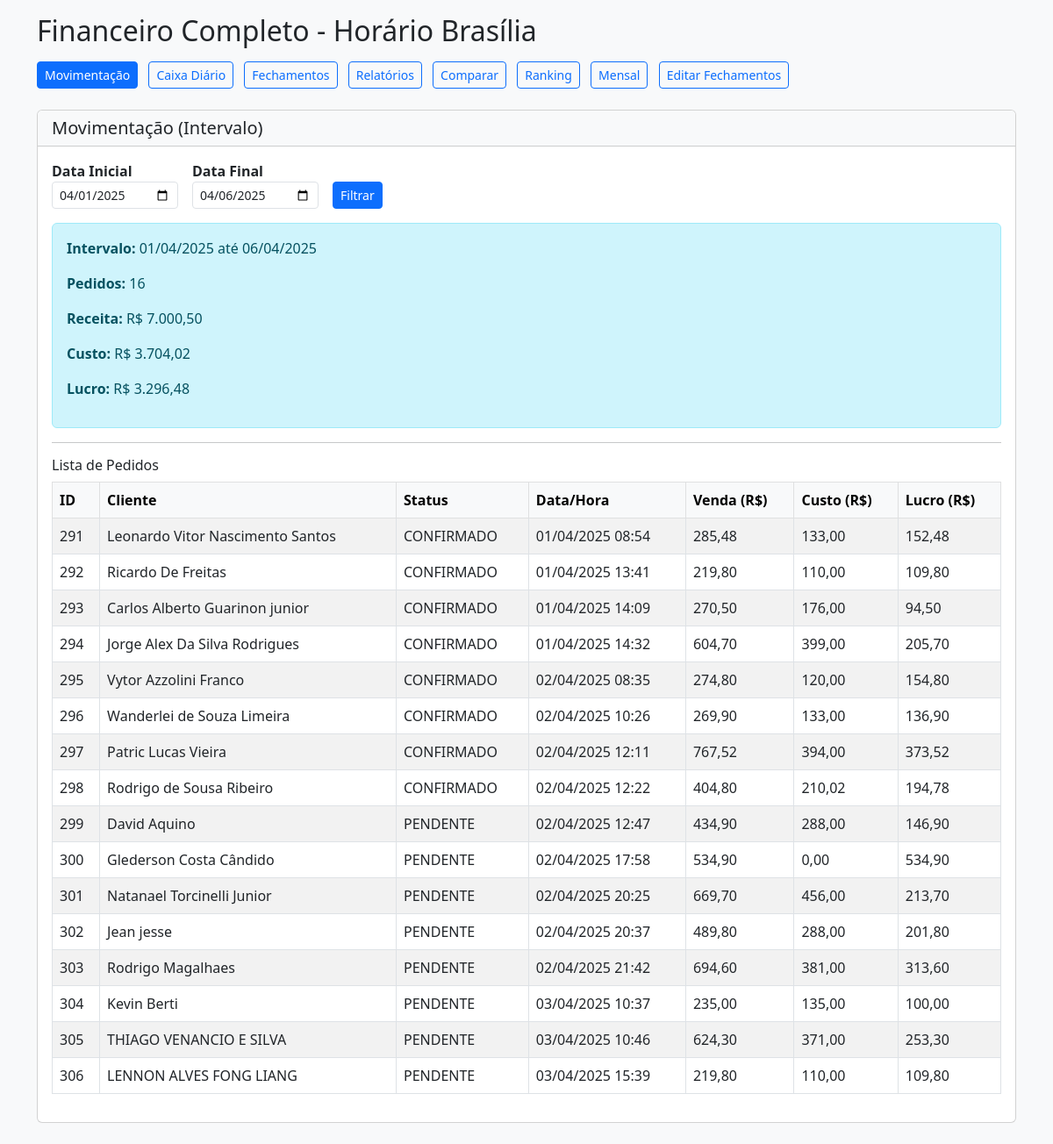
Page /loja.imperiopharma.com.py/admin/pages/financeiro_completo.php on the committed database.
### tables this page shows
CREATE TABLE `orders` (
  `id` int(11) NOT NULL,
  `customer_name` varchar(100) NOT NULL,
  `cpf` varchar(20) DEFAULT NULL,
  `phone` varchar(20) DEFAULT NULL,
  `email` varchar(100) DEFAULT NULL,
  `address` varchar(200) DEFAULT NULL,
  `number` varchar(20) DEFAULT NULL,
  `complement` varchar(100) DEFAULT NULL,
  `neighborhood` varchar(100) DEFAULT NULL,
  `city` varchar(100) DEFAULT NULL,
  `state` varchar(2) DEFAULT NULL,
  `cep` varchar(10) DEFAULT NULL,
  `shipping_type` varchar(50) DEFAULT NULL,
  `shipping_value` decimal(10,2) DEFAULT 0.00,
  `payment_method` varchar(20) DEFAULT NULL,
  `discount_value` decimal(10,2) DEFAULT 0.00,
  `card_fee_value` decimal(10,2) DEFAULT 0.00,
  `insurance_value` decimal(10,2) DEFAULT 0.00,
  `total` decimal(10,2) NOT NULL DEFAULT 0.00,
  `cost_total` decimal(10,2) NOT NULL DEFAULT 0.00,
  `final_value` decimal(10,2) NOT NULL DEFAULT 0.00,
  `transaction_id` varchar(100) DEFAULT NULL,
  `receipt_url` varchar(255) DEFAULT NULL,
  `points_earned` int(11) NOT NULL DEFAULT 0,
  `status` varchar(50) DEFAULT 'PENDENTE',
  `tracking_code` varchar(50) DEFAULT NULL,
  `admin_comments` text DEFAULT NULL,
  `shipped` tinyint(1) NOT NULL DEFAULT 0,
  `shipped_at` datetime DEFAULT NULL,
  `closed` tinyint(1) NOT NULL DEFAULT 0,
  `comprovante_url` varchar(255) DEFAULT NULL,
  `created_at` datetime DEFAULT current_timestamp(),
  `updated_at` datetime NOT NULL DEFAULT current_timestamp() ON UPDATE current_timestamp(),
  `customer_id` int(11) DEFAULT NULL
);

### loja.imperiopharma.com.py/admin/pages/financeiro_completo.php (the view, shortened to what this page needs)
<?php
$dbHost = 'localhost';
$dbName = 'imperiopharma_loja_db';
$dbUser = 'imperiopharma_loja_user';
$dbPass = 'Miguel22446688';
try {
    $pdo = new PDO(
        "mysql:host=$dbHost;dbname=$dbName;charset=utf8mb4",
        $dbUser,
        $dbPass
    );
    $pdo->setAttribute(PDO::ATTR_ERRMODE, PDO::ERRMODE_EXCEPTION);
    $pdo->exec("SET time_zone='-03:00'");
} catch (Exception $e) {
    die("Erro ao conectar ao BD: " . $e->getMessage());
}
$action = isset($_GET['action']) ? trim($_GET['action']) : 'movimentacao';
?>
<!DOCTYPE html>
<html lang="pt-BR">
<head>
  <link href="https://cdn.jsdelivr.net/npm/bootstrap@5.3.0/dist/css/bootstrap.min.css"
        rel="stylesheet">
</head>
<body>
<div class="container">
  <h2 class="mb-3">Financeiro Completo - Horário Brasília</h2>
  <nav class="mb-4">
    <a href="?action=movimentacao"
       class="btn btn-outline-primary btn-sm me-2 <?=($action==='movimentacao'?'active-link':'')?>">
      Movimentação
    </a>
    <a href="?action=caixa"
       class="btn btn-outline-primary btn-sm me-2 <?=($action==='caixa'?'active-link':'')?>">
      Caixa Diário
    </a>
    <a href="?action=fechamentos"
       class="btn btn-outline-primary btn-sm me-2 <?=($action==='fechamentos'?'active-link':'')?>">
      Fechamentos
    </a>
    <a href="?action=relatorios"
       class="btn btn-outline-primary btn-sm me-2 <?=($action==='relatorios'?'active-link':'')?>">
      Relatórios
    </a>
    <a href="?action=comparar"
       class="btn btn-outline-primary btn-sm me-2 <?=($action==='comparar'?'active-link':'')?>">
      Comparar
    </a>
    <a href="?action=ranking"
       class="btn btn-outline-primary btn-sm me-2 <?=($action==='ranking'?'active-link':'')?>">
      Ranking
    </a>
    <a href="?action=mensal"
       class="btn btn-outline-primary btn-sm me-2 <?=($action==='mensal'?'active-link':'')?>">
      Mensal
    </a>
    <a href="?action=crud_fechamentos"
       class="btn btn-outline-primary btn-sm <?=($action==='crud_fechamentos'?'active-link':'')?>">
      Editar Fechamentos
    </a>
  </nav>
<?php
switch ($action) {
  case 'movimentacao':
  default:
    ?>
    <div class="card mb-4">
      <div class="card-header bg-light">
        <h5 class="mb-0">Movimentação (Intervalo)</h5>
      </div>
      <div class="card-body">
      <?php
      $ini = isset($_GET['ini']) ? trim($_GET['ini']) : date('Y-m-01');
      $fim = isset($_GET['fim']) ? trim($_GET['fim']) : date('Y-m-d');
      ?>
      <form method="GET" class="row g-3 align-items-end mb-3">
        <div class="col-auto">
          <label for="ini" class="form-label mb-0"><strong>Data Inicial</strong></label>
          <input type="date" class="form-control form-control-sm" name="ini" id="ini"
                 value="<?=htmlspecialchars($ini)?>">
        </div>
        <div class="col-auto">
          <label for="fim" class="form-label mb-0"><strong>Data Final</strong></label>
          <input type="date" class="form-control form-control-sm" name="fim" id="fim"
                 value="<?=htmlspecialchars($fim)?>">
        </div>
        <div class="col-auto">
          <button type="submit" class="btn btn-primary btn-sm">Filtrar</button>
        </div>
      </form>
      <?php
      if (
        preg_match('/^\d{4}-\d{2}-\d{2}$/',$ini) &&
        preg_match('/^\d{4}-\d{2}-\d{2}$/',$fim)
      ) {
        try {
          $sql = "
            SELECT
              COUNT(*) AS totalPed,
              COALESCE(SUM(final_value),0) AS sumRev,
              COALESCE(SUM(cost_total),0)  AS sumCst
            FROM orders
            WHERE DATE(created_at) BETWEEN :i AND :f
              AND status <> 'CANCELADO'
          ";
          $st = $pdo->prepare($sql);
          $st->execute([':i'=>$ini, ':f'=>$fim]);
          $r = $st->fetch(PDO::FETCH_ASSOC);
          $nPed = (int)($r['totalPed']??0);
          $sRev = (float)($r['sumRev']??0);
          $sCst = (float)($r['sumCst']??0);
          $sLuc = $sRev - $sCst;
          ?>
          <div class="alert alert-info">
            <p><strong>Intervalo:</strong>
              <?= date('d/m/Y',strtotime($ini))?> até <?= date('d/m/Y',strtotime($fim))?>
            </p>
            <p><strong>Pedidos:</strong> <?=$nPed?></p>
            <p><strong>Receita:</strong> R$ <?=number_format($sRev,2,',','.')?></p>
            <p><strong>Custo:</strong> R$ <?=number_format($sCst,2,',','.')?></p>
            <p><strong>Lucro:</strong> R$ <?=number_format($sLuc,2,',','.')?></p>
          </div>
          <?php
          $sql2 = "
            SELECT
              id, customer_name, status,
              final_value, cost_total,
              created_at
            FROM orders
            WHERE DATE(created_at) BETWEEN :i AND :f
              AND status <> 'CANCELADO'
            ORDER BY created_at ASC
          ";
          $st2=$pdo->prepare($sql2);
          $st2->execute([':i'=>$ini,':f'=>$fim]);
          $lst=$st2->fetchAll(PDO::FETCH_ASSOC);
          if(!$lst){
            echo "<p>Nenhum pedido no intervalo.</p>";
          } else {
            ?>
            <hr>
            <h6>Lista de Pedidos</h6>
            <div class="table-responsive">
              <table class="table table-bordered table-striped align-middle">
                <thead class="table-light">
                  <tr>
                    <th>ID</th>
                    <th>Cliente</th>
                    <th>Status</th>
                    <th>Data/Hora</th>
                    <th>Venda (R$)</th>
                    <th>Custo (R$)</th>
                    <th>Lucro (R$)</th>
                  </tr>
                </thead>
                <tbody>
                <?php
                foreach($lst as $pp){
                  $fv=(float)$pp['final_value'];
                  $ct=(float)$pp['cost_total'];
                  $lc=$fv-$ct;
                  ?>
                  <tr>
                    <td><?=$pp['id']?></td>
                    <td><?=htmlspecialchars($pp['customer_name'])?></td>
                    <td><?=htmlspecialchars($pp['status'])?></td>
                    <td><?=date('d/m/Y H:i',strtotime($pp['created_at']))?></td>
                    <td><?=number_format($fv,2,',','.')?></td>
                    <td><?=number_format($ct,2,',','.')?></td>
                    <td><?=number_format($lc,2,',','.')?></td>
                  </tr>
                  <?php
                }
                ?>
                </tbody>
              </table>
            </div>
            <?php
          }
        } catch(Exception $e){
          echo "<div class='alert alert-danger'>Erro Movimentação: "
               . htmlspecialchars($e->getMessage())."</div>";
        }
      } else {
        echo "<div class='alert alert-warning'>Datas inválidas.</div>";
      }
      ?>
      </div>
    </div>
    <?php
    break;
    ?>
    <?php
}
?>
</div>
</body>
</html>

### loja.imperiopharma.com.py/admin/pages/financeiro_completo.php (style rules this page uses)
body { background-color: #f8f9fa; }
.active-link { background-color: #0d6efd !important; color: #fff !important; border-color: #0d6efd !important; }
.container { margin-top: 1rem; }

### rows in the picture
orders: id "291", customer_name "Leonardo Vitor Nascimento Santos", status "CONFIRMADO", created_at "01/04/2025 08:54", final_value "285,48", cost_total "133,00", lc "152,48"
orders: id "292", customer_name "Ricardo De Freitas", status "CONFIRMADO", created_at "01/04/2025 13:41", final_value "219,80", cost_total "110,00", lc "109,80"
orders: id "293", customer_name "Carlos Alberto Guarinon junior", status "CONFIRMADO", created_at "01/04/2025 14:09", final_value "270,50", cost_total "176,00", lc "94,50"
orders: id "294", customer_name "Jorge Alex Da Silva Rodrigues", status "CONFIRMADO", created_at "01/04/2025 14:32", final_value "604,70", cost_total "399,00", lc "205,70"
orders: id "295", customer_name "Vytor Azzolini Franco", status "CONFIRMADO", created_at "02/04/2025 08:35", final_value "274,80", cost_total "120,00", lc "154,80"
orders: id "296", customer_name "Wanderlei de Souza Limeira", status "CONFIRMADO", created_at "02/04/2025 10:26", final_value "269,90", cost_total "133,00", lc "136,90"
orders: id "297", customer_name "Patric Lucas Vieira", status "CONFIRMADO", created_at "02/04/2025 12:11", final_value "767,52", cost_total "394,00", lc "373,52"
orders: id "298", customer_name "Rodrigo de Sousa Ribeiro", status "CONFIRMADO", created_at "02/04/2025 12:22", final_value "404,80", cost_total "210,02", lc "194,78"
orders: id "299", customer_name "David Aquino", status "PENDENTE", created_at "02/04/2025 12:47", final_value "434,90", cost_total "288,00", lc "146,90"
orders: id "300", customer_name "Glederson Costa Cândido", status "PENDENTE", created_at "02/04/2025 17:58", final_value "534,90", cost_total "0,00", lc "534,90"
orders: id "301", customer_name "Natanael Torcinelli Junior", status "PENDENTE", created_at "02/04/2025 20:25", final_value "669,70", cost_total "456,00", lc "213,70"
orders: id "302", customer_name "Jean jesse", status "PENDENTE", created_at "02/04/2025 20:37", final_value "489,80", cost_total "288,00", lc "201,80"
orders: id "303", customer_name "Rodrigo Magalhaes", status "PENDENTE", created_at "02/04/2025 21:42", final_value "694,60", cost_total "381,00", lc "313,60"
orders: id "304", customer_name "Kevin Berti", status "PENDENTE", created_at "03/04/2025 10:37", final_value "235,00", cost_total "135,00", lc "100,00"
orders: id "305", customer_name "THIAGO VENANCIO E SILVA", status "PENDENTE", created_at "03/04/2025 10:46", final_value "624,30", cost_total "371,00", lc "253,30"
orders: id "306", customer_name "LENNON ALVES FONG LIANG", status "PENDENTE", created_at "03/04/2025 15:39", final_value "219,80", cost_total "110,00", lc "109,80"

### other values in the picture
date('d/m/Y',strtotime($ini)) "01/04/2025"
date('d/m/Y',strtotime($fim)) "06/04/2025"
$nPed "16"
$sRev "7.000,50"
$sCst "3.704,02"
$sLuc "3.296,48"
